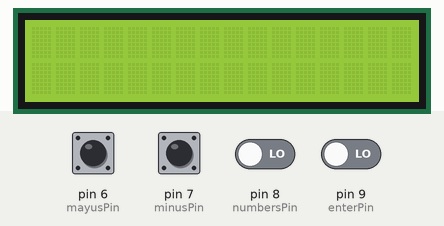
This sketch was run on a simulated Arduino Uno, built with avr-gcc and run on an emulated ATmega328P. Parts: 16×2 character LCD. Inputs (shaded band) come from the test bench; at power-on: pin 6 (mayusPin), pin 7 (minusPin), pin 8 (numbersPin), pin 9 (enterPin) LOW.

Above: at 1.2 s.
1.3 s: pin 6 (mayusPin) driven HIGH
At 1.8 s:
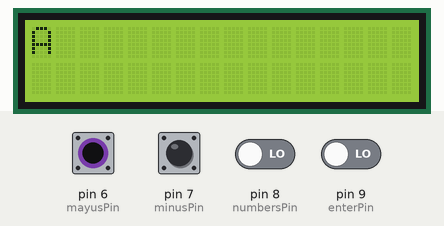
2.8 s: pin 7 (minusPin) driven HIGH
At 4.0 s:
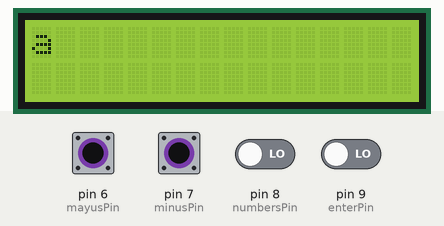
4.3 s: pin 8 (numbersPin) driven HIGH
At 5.2 s:
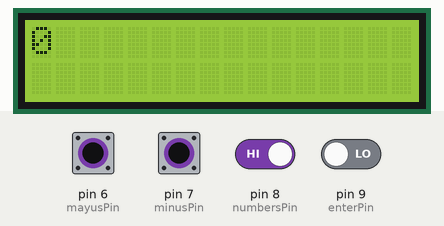
5.8 s: pin 6 (mayusPin) pulsed LOW 5 times (0.12 s each, 0.3 s apart)
At 6.4 s:
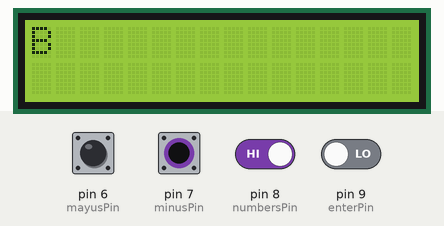
8.8 s: pin 7 (minusPin) pulsed LOW 5 times (0.12 s each, 0.3 s apart)
At 10.4 s:
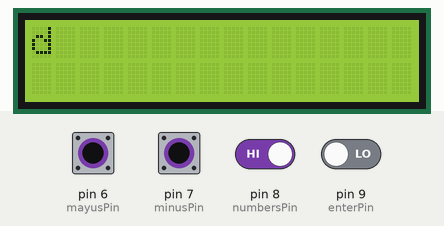
Timing chart, 0 to 11.9 s (numbered marks = the images above; inputs shaded):
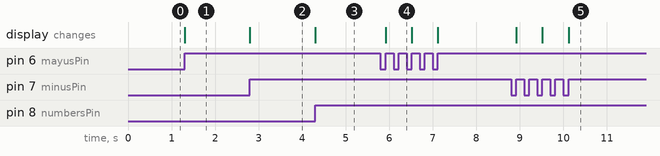

The sketch:

fourkeysboard.ino
```cpp
#include <LiquidCrystal.h>

LiquidCrystal lcd(12, 11, 5, 4, 3, 2);

// Variables won't change

const int  mayusPin = 6;
const int minusPin = 7;
const int numbersPin = 8;
const int  enterPin = 9;

//Arrays

char mayus[26] = {'A','B','C','D','E','F','G','H','I','J','K','L','M','N','O','P','Q','R','S','T','U','V','W','X','Y','Z'};
char minus[26] = {'a','b','c','d','e','f','g','h','i','j','k','l','m','n','o','p','q','r','s','t','u','v','w','x','y','z'};
char numbers[10] = {'0','1','2','3','4','5','6','7','8','9'};

// Variables will change:

//Buttons
int enterState;
int lastEnterState = 0;
int mayusState;
int lastMayusState = 0;
int minusState;
int lastMinusState = 0;
int numbersState;
int lastNumbersState = 0;

int a = 0; //Cursor

// Contadores
int i = 0;
int j = 0;
int k = 0;

void setup() {

  //Activate pin
   pinMode(mayusPin, INPUT);
   pinMode(minusPin, INPUT);
   pinMode(numbersPin, INPUT);
   pinMode(enterPin, INPUT);

   mayusState = digitalRead(mayusPin);
   minusState = digitalRead(minusPin);
   numbersState = digitalRead(numbersPin);
   enterState = digitalRead(enterPin);

   lcd.begin(16,2);

}


void loop() {

   //Leer estado
   mayusState = digitalRead(mayusPin);
   minusState = digitalRead(minusPin);
   numbersState = digitalRead(numbersPin);
   enterState = digitalRead(enterPin);

   if (mayusState != lastMayusState) {
      if(mayusState == HIGH){
           if(i<26){
              lcd.setCursor(a,0);
              lcd.print(mayus[i]);
              i++;
              delay(500);
           }
          else{
            i=0;
            j=0;
            k=0;
          }
      }
  }

     if (minusState != lastMinusState) {
      if(minusState == HIGH){
           if(j<26){
              lcd.setCursor(a,0);
              lcd.print(minus[j]);
              j++;
              delay(500);
           }
          else{
            i=0;
            j=0;
            k=0;
          }
      }
  }

     if (numbersState != lastNumbersState) {
      if(numbersState == HIGH){
           if(k<10){
              lcd.setCursor(a,0);
              lcd.print(numbers[k]);
              k++;
              delay(500);
           }
          else{
            i=0;
            j=0;
            k=0;
          }
      }
  }

  if(enterState != lastEnterState){
    if(enterState == HIGH){
        a++;
        i=0;
        j=0;
        k=0;
    }
  }


  //Guardar estados actuales
  lastMayusState = mayusState;
  lastMinusState = minusState;
  lastNumbersState = numbersState;
  lastEnterState = enterState;


}
```

Measured:
- after the input at 1.3 s, the display: changes at once (image 1)
- after the input at 2.8 s, the display: changes at once (image 2)
- after the input at 4.3 s, the display: changes at once (image 3)
- after the input at 5.8 s, the display: changes after 0.12 s (image 4)
- after the input at 8.8 s, the display: first changes after 0.12 s (image 5 shows a later state)
